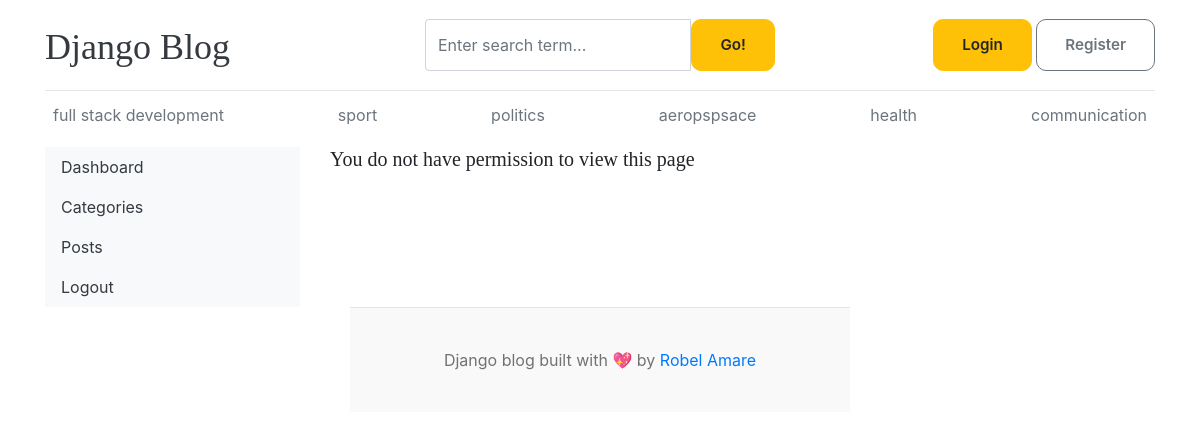
The page /dashboard/úsers on the database its author committed.
### blogs/models.py (models this page shows, shortened)
class Category(models.Model):
    category_name=models.CharField(max_length=100,unique=True)
    created_at=models.DateTimeField(auto_now_add=True)
    updated_at=models.DateTimeField(auto_now=True)
    class Meta:
        verbose_name_plural='categories'

### blogs/context_processors.py (called while the page is built)
def get_category(request):
    categories=Category.objects.all()
    return dict(categories=categories)

def get_social_links(request):
    from about.models import Social_Link
    social_links=Social_Link.objects.all()
    return dict(social_links=social_links)

### dashboard/views.py (called while the page is built)
def users(request):
    user=User.objects.all()
    context={
        'users':user
    }
    return render(request,'dashboard/users.html',context)

### templates/dashboard/users.html
{% extends 'base.html' %}
{% block content %}
<div class="row">
    {% include 'dashboard/sidebar.html' %}
    <div class="col-md-9">
      {% if perms.auth.view_user %}
        <h2>All Users</h2>
        <a href="{% url 'add_user' %}" class="btn btn-dark text-light float-right mb-2">Add User</a>
        <table class="table table-hover">
            <thead>
              <tr>
                <th>#</th>
                <th>Full Name</th>
                <th>Username</th>
                <th>Email</th>
                <th>Active</th>
                <th>Staff</th>
                <th>Superuser</th>
                <th>Action</th>
              </tr>
            </thead>
            <tbody>
            {% for user in users %}
              <tr>
                <td>{{ forloop.counter }}</td>
                <td>{{ user.first_name }} {{ user.last_name }}</td>
                <td>{{ user.username }}</td>
                <td>{{ user.email }}</td>
                <td>{% if user.is_active %}<i class="fa fa-check text-success"></i>{% else %}<i class="fa fa-times text-danger"></i>{% endif %}</td>
                <td>{% if user.is_staff %}<i class="fa fa-check text-success"></i>{% else %}<i class="fa fa-times text-danger"></i>{% endif %}</td>
                <td>{% if user.is_superuser %}<i class="fa fa-check text-success"></i>{% else %}<i class="fa fa-times text-danger"></i>{% endif %}</td>
                <td>
                    <a href="{% url 'edit_user' user.id %}"><i class="fa fa-edit text-success"></i></a>
                    &nbsp;
                    <a href="{% url 'delete_user' user.id %}"><i class="fa fa-trash text-danger"></i></a>
                </td>
              </tr>
            {% endfor %}
            </tbody>
          </table>
          {% else %}
          <h5>You do not have permission to view this page</h5>
        {% endif %}
    </div>
</div>
{% endblock %}

### templates/base.html (shortened to what this page needs)
{% load static %}
<!DOCTYPE html>
<html lang="en">
<head>
    <link href="https://getbootstrap.com/docs/4.0/dist/css/bootstrap.min.css" rel="stylesheet">
    <link href="{% static 'css/style.css' %}" rel="stylesheet">
    <link rel="stylesheet" href="https://cdnjs.cloudflare.com/ajax/libs/font-awesome/4.7.0/css/font-awesome.min.css">
  </head>
<body>
    <div class="container">
      <header class="blog-header py-3">
        <div class="row flex-nowrap justify-content-between align-items-center">
          <div class="col-4 pt-1">
            <a class="blog-header-logo text-dark" href="/">Django Blog</a>
          </div>
          <div class="col-4">
            <form action="{% url 'search' %}" method="GET">
              <div class="input-group">
                <input class="form-control" type="text" name="keyword" value="{{ keyword }}" placeholder="Enter search term..." aria-label="Enter search term..." aria-describedby="button-search" />
                <button type="submit" class="btn btn-warning" id="button-search" type="button">Go!</button>
            </div>
            </form>
          </div>
          <div class="col-4 d-flex justify-content-end align-items-center">
            {% if not user.is_authenticated %}
            <a class="btn btn-sm btn-warning" href="{% url 'login' %}">Login</a> &nbsp;
            <a class="btn btn-sm btn-outline-secondary" href="{% url 'register' %}">Register</a>
            {% else %}
            <span><a href="{% url 'dashboard' %}">Dashboard</a></span>
            &emsp;
            <span><a href="{% url 'logout' %}">Logout</a></span>
            {% endif %}
          </div>
        </div>
      </header>
      <div class="nav-scroller py-1 mb-2">
        <nav class="nav d-flex justify-content-between">
          {% for cat in categories %}
          <a class="p-2 text-muted" href="{% url 'posts_by_category' cat.id %}">{{ cat.category_name }}</a>
          {% endfor %}
        </nav>
      </div>
{% block content %}
{% endblock %}
<footer class="blog-footer">
    <p>Django blog built with 💖 by <a href="#">Robel Amare</a></p>
  </footer>
  </body>
  </html>

### static/css/style.css (style rules this page uses)
.blog-header { border-bottom: 1px solid #e5e5e5; }
.blog-header-logo { font-family: "Playfair Display", Georgia, "Times New Roman", serif; font-size: 2.25rem; }
h1, h2, h3, h4, h5, h6 { font-family: "Playfair Display", Georgia, "Times New Roman", serif; }
.blog-footer { padding: 2.5rem 0; width:500px; margin:0 auto; color: #727272; text-align: center; background-color: #f9f9f9; border-top: .05rem solid #e5e5e5; }
.blog-footer p:last-child { margin-bottom: 0; }
.btn { padding: 14px 28px; font-size: 0.95rem; font-weight: 600; border-radius: 10px; text-decoration: none; transition: all 0.25s cubic-bezier(0.4, 0, 0.2, 1); }

### rows shown on the page
Category: category_name "full stack development"
Category: category_name "sport"
Category: category_name "politics"
Category: category_name "aeropspsace"
Category: category_name "health"
Category: category_name "communication"
